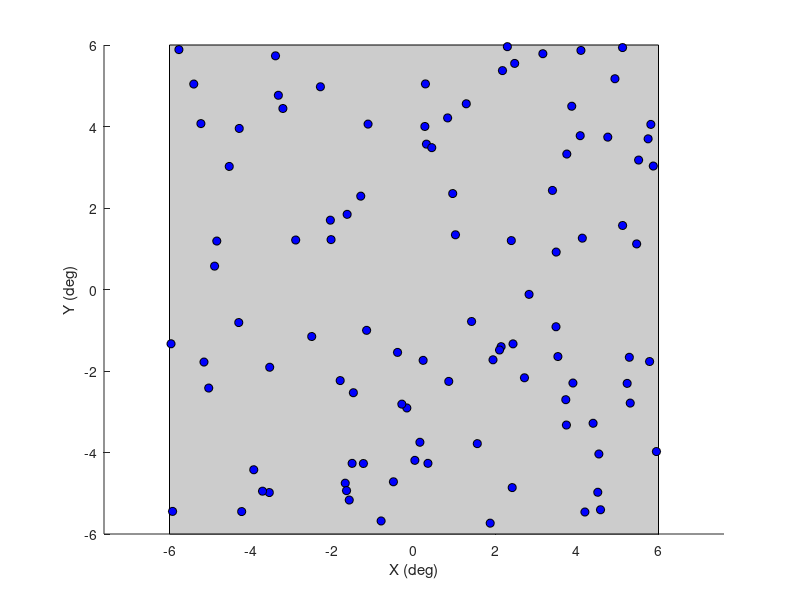

Recreate this plot in MATLAB. (Note: this script raises an error after producing the figure.)
dots.nDots = 100;                
dots.color = [255,255,255];      
dots.size = 5;                  
dots.center = [0,0];           
dots.apertureSize = [12,12];
dots.x = (rand(1,dots.nDots)-.5)*dots.apertureSize(1) + dots.center(1);
dots.y = (rand(1,dots.nDots)-.5)*dots.apertureSize(2) + dots.center(2);
figure(1)
clf
patch([-.5,-.5,.5,.5]*dots.apertureSize(1)+dots.center(1), ...
    [-.5,.5,.5,-.5]*dots.apertureSize(2)+dots.center(2),[.8,.8,.8]);
hold on
plot(dots.x,dots.y,'ko','MarkerFaceColor','b');
xlabel('X (deg)');
ylabel('Y (deg)');
axis equal
display.dist = 50;
display.width = 30;
tmp = Screen('Resolution',0);
display.resolution = [tmp.width,tmp.height];
pixpos.x = angle2pix(display,dots.x);
pixpos.y = angle2pix(display,dots.y);
pixpos.x = pixpos.x + display.resolution(1)/2;
pixpos.y = pixpos.y + display.resolution(2)/2;
figure(2)
clf
plot(pixpos.x,pixpos.y,'ko','MarkerFaceColor','b');
set(gca,'XLim',[0,display.resolution(1)]);
set(gca,'YLim',[0,display.resolution(2)]);
xlabel('X (pixels)');
ylabel('Y (pixels)');
axis equal
try
    display.skipChecks=1;
    display = OpenWindow(display);
    Screen('DrawDots',display.windowPtr,[pixpos.x;pixpos.y], dots.size, dots.color,[0,0],1);
    Screen('Flip',display.windowPtr);
    pause(2)
catch ME
    Screen('CloseAll');
    rethrow(ME)
end
Screen('CloseAll');
dots.speed = 3;       
dots.duration = 5;    
dots.direction = 30; 
dx = dots.speed*sin(dots.direction*pi/180)/display.frameRate;
dy = -dots.speed*cos(dots.direction*pi/180)/display.frameRate;
nFrames = secs2frames(display,dots.duration);
try
    display = OpenWindow(display);
    for i=1:nFrames
        pixpos.x = angle2pix(display,dots.x)+ display.resolution(1)/2;
        pixpos.y = angle2pix(display,dots.y)+ display.resolution(2)/2;
        Screen('DrawDots',display.windowPtr,[pixpos.x;pixpos.y], dots.size, dots.color,[0,0],1);
        dots.x = dots.x + dx;
        dots.y = dots.y + dy;
        Screen('Flip',display.windowPtr);
    end
catch ME
    Screen('CloseAll');
    rethrow(ME)
end
Screen('CloseAll');
l = dots.center(1)-dots.apertureSize(1)/2;
r = dots.center(1)+dots.apertureSize(1)/2;
b = dots.center(2)-dots.apertureSize(2)/2;
t = dots.center(2)+dots.apertureSize(2)/2;
dots.x = (rand(1,dots.nDots)-.5)*dots.apertureSize(1) + dots.center(1);
dots.y = (rand(1,dots.nDots)-.5)*dots.apertureSize(2) + dots.center(2);
try
    display = OpenWindow(display);
    for i=1:nFrames
        pixpos.x = angle2pix(display,dots.x)+ display.resolution(1)/2;
        pixpos.y = angle2pix(display,dots.y)+ display.resolution(2)/2;
        Screen('DrawDots',display.windowPtr,[pixpos.x;pixpos.y], dots.size, dots.color,[0,0],1);
        dots.x = dots.x + dx;
        dots.y = dots.y + dy;
        dots.x(dots.x<l) = dots.x(dots.x<l) + dots.apertureSize(1);
        dots.x(dots.x>r) = dots.x(dots.x>r) - dots.apertureSize(1);
        dots.y(dots.y<b) = dots.y(dots.y<b) + dots.apertureSize(2);
        dots.y(dots.y>t) = dots.y(dots.y>t) - dots.apertureSize(2);
        Screen('Flip',display.windowPtr);
    end
catch ME
    Screen('CloseAll');
    rethrow(ME)
end
Screen('CloseAll');
dots.lifetime = 12;
l = dots.center(1)-dots.apertureSize(1)/2;
r = dots.center(1)+dots.apertureSize(1)/2;
b = dots.center(2)-dots.apertureSize(2)/2;
t = dots.center(2)+dots.apertureSize(2)/2;
dots.x = (rand(1,dots.nDots)-.5)*dots.apertureSize(1) + dots.center(1);
dots.y = (rand(1,dots.nDots)-.5)*dots.apertureSize(2) + dots.center(2);
dots.life =    ceil(rand(1,dots.nDots)*dots.lifetime);
try
    display = OpenWindow(display);
    for i=1:nFrames
        pixpos.x = angle2pix(display,dots.x)+ display.resolution(1)/2;
        pixpos.y = angle2pix(display,dots.y)+ display.resolution(2)/2;
        Screen('DrawDots',display.windowPtr,[pixpos.x;pixpos.y], dots.size, dots.color,[0,0],1);
        dots.x = dots.x + dx;
        dots.y = dots.y + dy;
        dots.x(dots.x<l) = dots.x(dots.x<l) + dots.apertureSize(1);
        dots.x(dots.x>r) = dots.x(dots.x>r) - dots.apertureSize(1);
        dots.y(dots.y<b) = dots.y(dots.y<b) + dots.apertureSize(2);
        dots.y(dots.y>t) = dots.y(dots.y>t) - dots.apertureSize(2);
        dots.life = dots.life+1;
        deadDots = mod(dots.life,dots.lifetime)==0;
        dots.x(deadDots) = (rand(1,sum(deadDots))-.5)*dots.apertureSize(1) + dots.center(1);
        dots.y(deadDots) = (rand(1,sum(deadDots))-.5)*dots.apertureSize(2) + dots.center(2);
        Screen('Flip',display.windowPtr);
    end
catch ME
    Screen('CloseAll');
    rethrow(ME)
end
Screen('CloseAll');
try
    display = OpenWindow(display);
    goodDots = (dots.x-dots.center(1)).^2/(dots.apertureSize(1)/2)^2 + ...
        (dots.y-dots.center(2)).^2/(dots.apertureSize(2)/2)^2 < 1;
    pixpos.x = angle2pix(display,dots.x)+ display.resolution(1)/2;
    pixpos.y = angle2pix(display,dots.y)+ display.resolution(2)/2;
    Screen('DrawDots',display.windowPtr,[pixpos.x(goodDots);pixpos.y(goodDots)], dots.size, dots.color,[0,0],1);
    Screen('Flip',display.windowPtr);
    pause(5)
catch ME
    Screen('CloseAll');
    rethrow(ME)
end
Screen('CloseAll');
